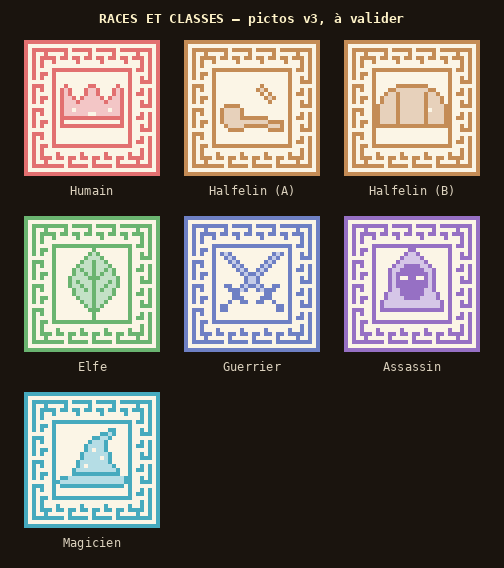

Recreate this plot in Python.
"""Pictos de race et de classe v3 (Thomas : « refais humain et halfelin », « guerrier : 2 épées plutôt ») ; base v2 (Thomas, 2026-11-11 : « inspire-toi plutôt de ça », image de tuiles pastel à cadre en
méandres). On reprend l'idée (tuile carrée, cadre à méandres, un symbole au centre, une couleur pastel par tuile), pas le
dessin. 34 × 34 pixels. Écrit art/pictos_race_classe_v3.png. Lancer depuis la racine du dépôt.
"""
import os, sys
sys.path.insert(0, os.path.dirname(os.path.abspath(__file__)))
from PIL import Image, ImageDraw
from pix import font

N = 34
BG = (251, 245, 230)  # parchemin clair

# Motif de méandre (période 6, 4 de haut), répété le long de chaque bord.
KEY = ["#####.", "....#.", "##.##.", ".#...."]
CORNER = ["####", "#..#", "#.##", "#.#."]


def mix(c, t):
    return tuple(round(a + (255 - a) * t) for a in c)


SYMBOLS = {
    "humain": [  # buste
        "......######......", ".....########.....", "....##########....", "....##++++++##....",
        "....#++++++++#....", "....#+#++++#+#....", "....#++++++++#....", "....#+++##+++#....",
        ".....#++++++#.....", "......#++++#......", ".......####.......", ".......#++#.......",
        "...####++++####...", "..#++++++++++++#..", ".#++++++++++++++#.", ".#++++++++++++++#.",
        ".#++++++++++++++#.", ".################.",
    ],
    "halfelin": [  # grand pied poilu
        "..................", "..................", "...#.#.#..........", "..#+#+#+#.........",
        "..#+++++#.........", "..#+#+#+#.........", "..#+++++#.........", "..#+++++#.........",
        "..#+++++#.........", "..#++++++###......", "..#+++++++++#.#.#.", "..#++++++++++#+#+#",
        "..#++++++++++++++#", "..#++++++++++++++#", "...##############.", "..................",
        "..................", "..................",
    ],
    "elfe": [  # feuille
        ".........#........", "........#+#.......", ".......#+++#......", "......#++#++#.....",
        ".....#+++#+++#....", "....#+#++#++#+#...", "....#++#+#+#++#...", "...#++++###++++#..",
        "...#+#+++#+++#+#..", "...#++#++#++#++#..", "....#++#+#+#++#...", "....#++++#++++#...",
        ".....#+++#+++#....", "......#++#++#.....", ".......#+#+#......", "........###.......",
        ".........#........", ".........#........",
    ],
    "guerrier": [  # écu, l'épée en travers
        "........##........", ".......#**#.......", ".......#**#.......", ".......#**#.......",
        "..#####****#####..", "..#++++#**#++++#..", "..#++++#**#++++#..", "..#+##########+#..",
        "..#+#********#+#..", "..#+##########+#..", "..#++++#**#++++#..", "...#+++#**#+++#...",
        "...#+++#**#+++#...", "....#++#**#++#....", ".....#+#**#+#.....", "......#+##+#......",
        ".......#++#.......", "........##........",
    ],
    "assassin": [  # capuche, deux yeux dans l'ombre
        "........##........", ".......#++#.......", "......#++++#......", ".....#++++++#.....",
        "....#++####++#....", "...#++######++#...", "...#+########+#...", "...#+#..##..#+#...",
        "...#+########+#...", "...#+########+#...", "...#++######++#...", "..#+++######+++#..",
        "..#++++####++++#..", ".#++++++++++++++#.", ".#++++++++++++++#.", ".################.",
        "..................", "..................",
    ],
    "magicien": [  # chapeau étoilé
        "..................", ".............##...", "...........##+#...", ".........##++#....",
        "........#+++#.....", ".......#++++#.....", ".......#+*++#.....", "......#++++++#....",
        "......#++++*+#....", ".....#+++++++#....", ".....#+*++++++#...", "....#++++++++++#..",
        "....############..", ".##++++++++++++++#", "#++++++++++++++++#", ".################.",
        "..................", "..................",
    ],
}

COLORS = {  # une couleur pastel par tuile
    "humain": (226, 112, 112), "halfelin": (196, 140, 86), "elfe": (106, 180, 112),
    "guerrier": (110, 128, 196), "assassin": (150, 112, 196), "magicien": (70, 170, 190),
}
NAMES = {"humain": "Humain", "halfelin": "Halfelin", "elfe": "Elfe", "guerrier": "Guerrier", "assassin": "Assassin", "magicien": "Magicien"}


def pad(rows):
    """Centre un dessin de moins de 18 lignes."""
    top = (18 - len(rows)) // 2
    return ["." * 18] * top + rows + ["." * 18] * (18 - top - len(rows))


def outline(fill):
    """Grille 18 × 18 : les cases remplies deviennent « + », leur bord « # »."""
    out = []
    for y in range(18):
        row = ""
        for x in range(18):
            if (x, y) in fill:
                row += fill[(x, y)]
            elif any((x + dx, y + dy) in fill for dx in (-1, 0, 1) for dy in (-1, 0, 1)):
                row += "#"
            else:
                row += "."
        out.append(row)
    return out


def crossed_swords():
    """Deux épées croisées, pointes en haut : lame claire bordée de la couleur, garde en travers, poignée, pommeau."""
    g = [["."] * 18 for _ in range(18)]
    blades, solid = [], []
    for flip in (False, True):
        X = (lambda x: 17 - x) if flip else (lambda x: x)
        for k in range(1, 11):  # lame : la diagonale, d'une case de large après le croisement
            blades.append((X(k + 1), k))
        solid += [(X(x + d), y) for (x, y) in ((10, 13), (11, 12), (12, 11), (13, 10), (14, 9)) for d in (0, 1)]  # garde, épaisse
        solid += [(X(13), 12), (X(14), 13)]  # poignée
        solid += [(X(15), 14), (X(16), 14), (X(15), 15), (X(16), 15)]  # pommeau
    for (x, y) in blades:
        for dx in (-1, 1):
            if g[y][x + dx] == ".":
                g[y][x + dx] = "#"
    for (x, y) in blades:
        g[y][x] = "+"
    for (x, y) in solid:
        g[y][x] = "#"
    g[0][1] = g[0][16] = "."
    return ["".join(r) for r in g]


SYMBOLS["humain"] = pad([  # couronne
    "..#.....##.....#..",
    ".#+#...#++#...#+#.",
    ".#+#...#++#...#+#.",
    ".#++#.#++++#.#++#.",
    ".#+++#++++++#+++#.",
    ".#++++++++++++++#.",
    ".#++*++++++++*++#.",
    ".#++++++**++++++#.",
    ".################.",
    ".#**************#.",
    ".################.",
])
SYMBOLS["halfelin"] = pad([  # pipe fumante
    "...........#......",
    "..........#+#.....",
    "...........#.#....",
    "............#+#...",
    ".............#....",
    "..####............",
    ".#++++#...........",
    ".#++++#...........",
    ".#++++#######.....",
    ".#+++++++++++####.",
    "..#++++######+++#.",
    "...####......####.",
])
SYMBOLS["halfelin_b"] = pad([  # porte ronde
    ".....########.....",
    "...##++++++++##...",
    "..#++#++++++#++#..",
    ".#+++#++++++#+++#.",
    ".#+++#++++++#+++#.",
    "#++++#++++++#++++#",
    "#++++#++++++#*+++#",
    "#++++#++++++#++++#",
    "#++++#++++++#++++#",
    "#++++#++++++#++++#",
    "##################",
])
SYMBOLS["guerrier"] = crossed_swords()
COLORS["halfelin_b"] = COLORS["halfelin"]
NAMES["halfelin_b"] = "Halfelin (B)"
NAMES["halfelin"] = "Halfelin (A)"
ORDER = ["humain", "halfelin", "halfelin_b", "elfe", "guerrier", "assassin", "magicien"]
for r in SYMBOLS.values():
    assert len(r) == 18 and all(len(x) == 18 for x in r), r


def tile(key):
    col, light = COLORS[key], mix(COLORS[key], 0.6)
    g = [[None] * N for _ in range(N)]
    for i in range(N):  # filet extérieur et intérieur
        for a, b in ((0, i), (N - 1, i), (i, 0), (i, N - 1)):
            g[a][b] = col
    for i in range(7, N - 7):
        for a, b in ((7, i), (N - 8, i), (i, 7), (i, N - 8)):
            g[a][b] = col
    L = N - 4  # bande de méandre, de 2 à N-3
    def put(x, y):
        g[y][x] = col
    for k in range(4, L - 4):
        for r in range(4):
            if KEY[r][(k - 4) % 6] == "#":
                put(2 + k, 2 + r)                 # haut
                put(N - 3 - k, N - 3 - r)         # bas
                put(N - 3 - r, 2 + k)             # droite
                put(2 + r, N - 3 - k)             # gauche
    for r in range(4):
        for c in range(4):
            if CORNER[r][c] == "#":
                put(2 + c, 2 + r); put(N - 3 - c, 2 + r); put(2 + c, N - 3 - r); put(N - 3 - c, N - 3 - r)
    for y, row in enumerate(SYMBOLS[key]):
        for x, ch in enumerate(row):
            if ch != ".":
                g[8 + y][8 + x] = {"#": col, "+": light, "*": BG}[ch]
    im = Image.new("RGB", (N, N), BG)
    for y in range(N):
        for x in range(N):
            if g[y][x]:
                im.putpixel((x, y), g[y][x])
    return im


if __name__ == "__main__":
    S = 4
    W = 24 + 3 * (N * S + 24)
    sheet = Image.new("RGB", (W, 40 + 3 * (N * S + 40)), (26, 20, 14))
    d = ImageDraw.Draw(sheet)
    d.text((W // 2, 18), "RACES ET CLASSES — pictos v3, à valider", fill=(255, 243, 200), font=font(13), anchor="mm")
    for k, key in enumerate(ORDER):
        x = 24 + (k % 3) * (N * S + 24)
        y = 40 + (k // 3) * (N * S + 40)
        sheet.paste(tile(key).resize((N * S, N * S), Image.NEAREST), (x, y))
        d.text((x + N * S // 2, y + N * S + 14), NAMES[key], fill=(220, 210, 190), font=font(12, False), anchor="mm")
    sheet.save("art/pictos_race_classe_v3.png")
    print("ok")
